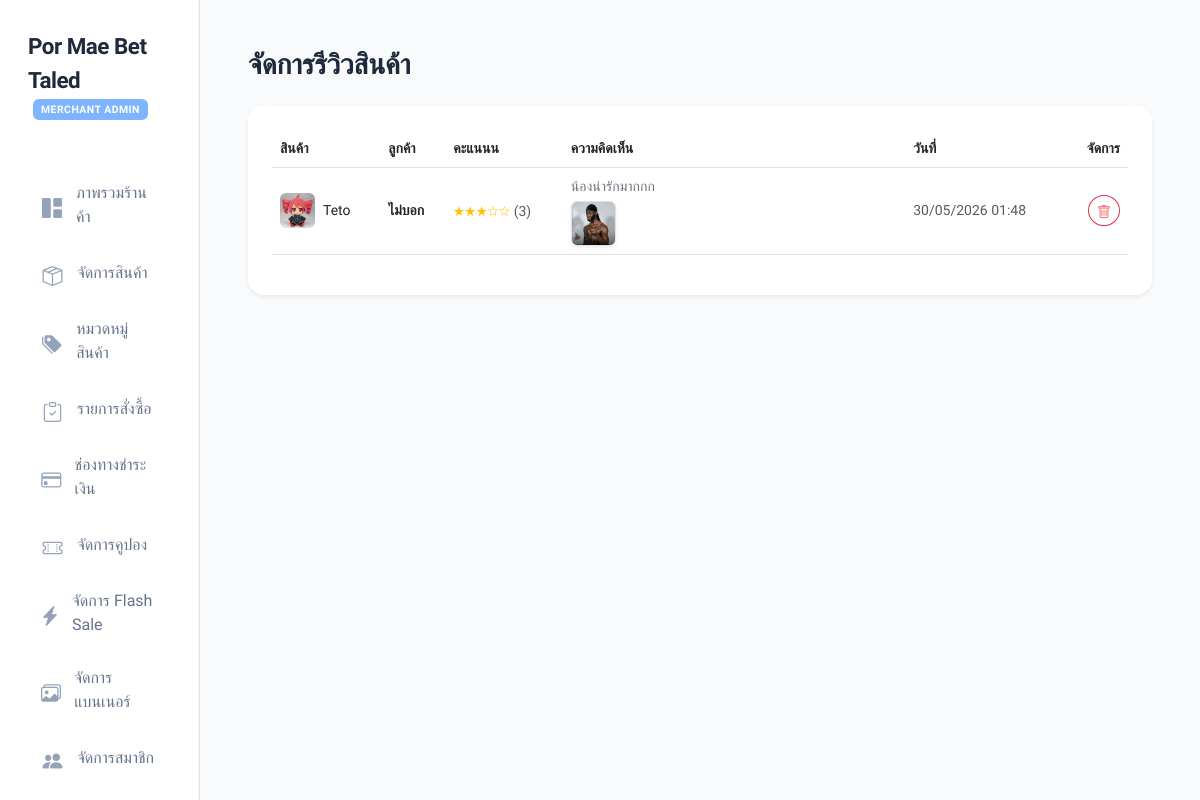
The page /admin_reviews.php (signed in) on the database its author committed.
### tables this page shows
CREATE TABLE `product_reviews` (
  `id` int(11) NOT NULL,
  `product_id` int(11) NOT NULL,
  `user_id` int(11) NOT NULL,
  `rating` int(11) NOT NULL DEFAULT 5,
  `comment` text DEFAULT NULL,
  `image` varchar(255) DEFAULT NULL,
  `created_at` timestamp NOT NULL DEFAULT current_timestamp()
);

CREATE TABLE `products` (
  `id` int(11) NOT NULL,
  `category_id` int(11) DEFAULT NULL,
  `name` varchar(255) NOT NULL,
  `price` decimal(10,2) NOT NULL,
  `description` text DEFAULT NULL,
  `image` varchar(255) DEFAULT NULL,
  `stock` int(11) DEFAULT 100,
  `options` text DEFAULT NULL
);

CREATE TABLE `users` (
  `id` int(11) NOT NULL,
  `username` varchar(50) NOT NULL,
  `password` varchar(255) NOT NULL,
  `fullname` varchar(100) DEFAULT NULL,
  `email` varchar(100) NOT NULL,
  `role` enum('admin','user') DEFAULT 'user',
  `created_at` datetime DEFAULT current_timestamp(),
  `reset_token` varchar(255) DEFAULT NULL,
  `reset_expiry` datetime DEFAULT NULL,
  `points` int(11) NOT NULL DEFAULT 0
);

### db.php (called while the page is built, shortened)
<?php
function get_csrf_token() {
    return $_SESSION['csrf_token'] ?? '';
}
?>

### admin_reviews.php (the view, shortened to what this page needs)
<?php
include 'db.php';
?>
<!DOCTYPE html>
<html lang="th">
<head>
    <link href="https://cdn.jsdelivr.net/npm/bootstrap@5.3.0/dist/css/bootstrap.min.css" rel="stylesheet">
    <link rel="stylesheet" href="https://cdn.jsdelivr.net/npm/bootstrap-icons@1.11.1/font/bootstrap-icons.css">
</head>
<body>
<div class="container-fluid">
    <div class="row">
        <div class="col-md-2 p-0 border-end bg-white">
            <div class="collapse d-md-block" id="sidebarMenu">
                <div style="min-height: 100vh;">
                    <?php include 'admin_sidebar.php'; ?>
                </div>
            </div>
        </div>
        <div class="col-md-10 p-4 p-md-5">
            <h3 class="fw-bold mb-4">จัดการรีวิวสินค้า</h3>
            <div class="card border-0 shadow-sm rounded-4 p-4">
                <div class="table-responsive">
                    <table class="table align-middle table-hover">
                        <thead class="bg-light text-secondary small">
                            <tr>
                                <th>สินค้า</th>
                                <th>ลูกค้า</th>
                                <th>คะแนนน</th>
                                <th style="width: 40%;">ความคิดเห็น</th>
                                <th>วันที่</th>
                                <th class="text-end">จัดการ</th>
                            </tr>
                        </thead>
                        <tbody id="reviews-tbody">
                            <?php
                            $sql = "SELECT r.*, r.image as review_image, p.name as product_name, p.image as product_image, u.fullname
                                    FROM product_reviews r
                                    JOIN products p ON r.product_id = p.id
                                    JOIN users u ON r.user_id = u.id
                                    ORDER BY r.created_at DESC";
                            $res = mysqli_query($conn, $sql);
                            if(mysqli_num_rows($res) > 0):
                                while($row = mysqli_fetch_assoc($res)):
                            ?>
                            <tr id="review-row-<?= $row['id'] ?>" class="d-none d-md-table-row">
                                <td>
                                    <div class="d-flex align-items-center">
                                        <img src="<?= $row['product_image'] ?>" class="rounded me-2" style="width:35px; height:35px; object-fit:cover;">
                                        <span class="text-truncate small" style="max-width: 150px;"><?= htmlspecialchars($row['product_name'] ?? '') ?></span>
                                    </div>
                                </td>
                                <td class="small fw-bold"><?= htmlspecialchars($row['fullname'] ?? '') ?></td>
                                <td>
                                    <span class="text-warning small">
                                        <?php for($i=1;$i<=5;$i++) echo $i<=$row['rating'] ? '★' : '☆'; ?>
                                    </span>
                                    <span class="small text-muted">(<?= $row['rating'] ?>)</span>
                                </td>
                                <td class="text-secondary small">
                                    <div class="mb-1"><?= htmlspecialchars($row['comment']) ?></div>
                                    <?php if (!empty($row['review_image']) && file_exists($row['review_image'])): ?>
                                        <div>
                                            <img src="<?= htmlspecialchars($row['review_image']) ?>" class="rounded border shadow-sm" style="width:45px; height:45px; object-fit:cover; cursor:pointer;" onclick="showReviewImage('<?= htmlspecialchars($row['review_image']) ?>', '<?= htmlspecialchars($row['fullname']) ?>')" title="คลิกเพื่อดูรูปภาพขนาดใหญ่">
                                        </div>
                                    <?php endif; ?>
                                </td>
                                <td class="small text-muted"><?= date('d/m/Y H:i', strtotime($row['created_at'])) ?></td>
                                <td class="text-end">
                                    <button onclick="confirmDelete(<?= $row['id'] ?>, '<?= get_csrf_token() ?>')" class="btn btn-sm btn-outline-danger rounded-circle">
                                        <i class="bi bi-trash"></i>
                                    </button>
                                </td>
                            </tr>
                            <?php endwhile; else: ?>
                                <tr id="no-reviews-placeholder"><td colspan="6" class="text-center py-4 text-muted">ยังไม่มีรีวิว</td></tr>
                            <?php endif; ?>
                        </tbody>
                    </table>
                </div>
            </div>
        </div>
    </div>
</div>
</body>
</html>

### style.css (style rules this page uses)
:root { --blue-main: #AEE2FF; --blue-hover: #7FB5FF; --blue-dark: #1d4ed8; --blue-light: #F0F8FF; --slate-dark: #1E293B; --slate-medium: #475569; --slate-light: #F8FAFC; --text-primary: #1E293B; --text-secondary: #64748B; --radius-sm: 8px; --radius-md: 16px; --radius-lg: 24px; --shadow-sm: 0 4px 10px rgba(174, 226, 255, 0.08), 0 2px 4px rgba(174, 226, 255, 0.08); --shadow-md: 0 10px 25px -5px rgba(174, 226, 255, 0.15), 0 8px 10px -6px rgba(174, 226, 255, 0.15); --shadow-lg: 0 20px 40px -10px rgba(127, 181, 255, 0.22); --shadow-hover: 0 25px 50px -12px rgba(127, 181, 255, 0.35); --transition-smooth: all 0.3s cubic-bezier(0.4, 0, 0.2, 1); }
body, button, input, select, textarea, .form-control, .btn, .modal-title, .card-title, h1, h2, h3, h4, h5, h6 { font-family: 'Kanit', 'Outfit', sans-serif !important; }
.bi, [class^="bi-"], [class*=" bi-"] { font-family: bootstrap-icons !important; }
body { color: var(--text-primary); background-color: var(--slate-light); overflow-x: hidden; animation: pageFadeIn 0.25s cubic-bezier(0.16, 1, 0.3, 1) forwards; }
body { transition: background-color 0.3s ease, color 0.3s ease; }
.bi, [class^="bi-"], [class*=" bi-"] { font-family: bootstrap-icons !important; vertical-align: -0.125em; display: inline-block; transition: transform 0.2s cubic-bezier(0.34, 1.56, 0.64, 1), color 0.2s ease; }
.bi-trash, .bi-trash-fill, .bi-trash3, .bi-trash3-fill { color: #ff5e62 !important; }

### admin_reviews.php (style rules this page uses)
body { font-family: 'Kanit'; background: #f8f9fa; }

### admin_sidebar.php (style rules this page uses)
@media (min-width: 768px) { #sidebarMenu { position: sticky !important; top: 0 !important; height: 100vh !important; overflow-y: auto !important; z-index: 1000 !important; } }

### rows shown on the page
product_reviews: product.image (picture), product.name "Teto", user.fullname "ไม่บอก", rating "3", comment "น้องน่ารักมากกก", image (picture), created_at "30/05/2026 01:48"
